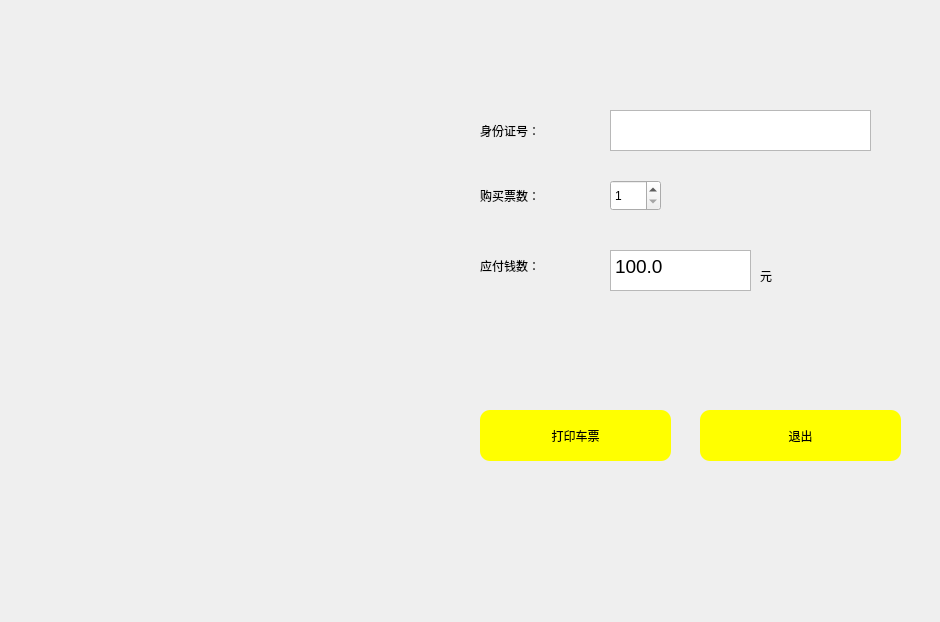
<?xml version="1.0" encoding="UTF-8"?>
<ui version="4.0">
 <class>Sell</class>
 <widget class="QDialog" name="Sell">
  <property name="geometry">
   <rect>
    <x>0</x>
    <y>0</y>
    <width>940</width>
    <height>622</height>
   </rect>
  </property>
  <property name="windowTitle">
   <string>Dialog</string>
  </property>
  <widget class="QLabel" name="label">
   <property name="geometry">
    <rect>
     <x>480</x>
     <y>110</y>
     <width>111</width>
     <height>41</height>
    </rect>
   </property>
   <property name="styleSheet">
    <string notr="true">font: 14pt &quot;楷体&quot;;</string>
   </property>
   <property name="text">
    <string>身份证号：</string>
   </property>
  </widget>
  <widget class="QSpinBox" name="ticketnum">
   <property name="geometry">
    <rect>
     <x>610</x>
     <y>180</y>
     <width>51</width>
     <height>31</height>
    </rect>
   </property>
   <property name="styleSheet">
    <string notr="true">font: 14pt &quot;Times New Roman&quot;;</string>
   </property>
   <property name="minimum">
    <number>1</number>
   </property>
  </widget>
  <widget class="QLabel" name="label_2">
   <property name="geometry">
    <rect>
     <x>480</x>
     <y>180</y>
     <width>111</width>
     <height>31</height>
    </rect>
   </property>
   <property name="styleSheet">
    <string notr="true">font: 14pt &quot;楷体&quot;;</string>
   </property>
   <property name="text">
    <string>购买票数：</string>
   </property>
  </widget>
  <widget class="QTextEdit" name="credit">
   <property name="geometry">
    <rect>
     <x>610</x>
     <y>110</y>
     <width>261</width>
     <height>41</height>
    </rect>
   </property>
   <property name="styleSheet">
    <string notr="true">font: 14pt &quot;Times New Roman&quot;;</string>
   </property>
   <property name="html">
    <string>&lt;!DOCTYPE HTML PUBLIC &quot;-//W3C//DTD HTML 4.0//EN&quot; &quot;http://www.w3.org/TR/REC-html40/strict.dtd&quot;&gt;
&lt;html&gt;&lt;head&gt;&lt;meta name=&quot;qrichtext&quot; content=&quot;1&quot; /&gt;&lt;style type=&quot;text/css&quot;&gt;
p, li { white-space: pre-wrap; }
&lt;/style&gt;&lt;/head&gt;&lt;body style=&quot; font-family:'Times New Roman'; font-size:14pt; font-weight:400; font-style:normal;&quot;&gt;
&lt;p style=&quot;-qt-paragraph-type:empty; margin-top:0px; margin-bottom:0px; margin-left:0px; margin-right:0px; -qt-block-indent:0; text-indent:0px; font-family:'微软雅黑';&quot;&gt;&lt;br /&gt;&lt;/p&gt;&lt;/body&gt;&lt;/html&gt;</string>
   </property>
  </widget>
  <widget class="QLabel" name="label_3">
   <property name="geometry">
    <rect>
     <x>480</x>
     <y>250</y>
     <width>111</width>
     <height>31</height>
    </rect>
   </property>
   <property name="styleSheet">
    <string notr="true">font: 14pt &quot;楷体&quot;;</string>
   </property>
   <property name="text">
    <string>应付钱数：</string>
   </property>
  </widget>
  <widget class="QTextEdit" name="sum">
   <property name="geometry">
    <rect>
     <x>610</x>
     <y>250</y>
     <width>141</width>
     <height>41</height>
    </rect>
   </property>
   <property name="styleSheet">
    <string notr="true">font: 14pt &quot;Times New Roman&quot;;</string>
   </property>
   <property name="html">
    <string>&lt;!DOCTYPE HTML PUBLIC &quot;-//W3C//DTD HTML 4.0//EN&quot; &quot;http://www.w3.org/TR/REC-html40/strict.dtd&quot;&gt;
&lt;html&gt;&lt;head&gt;&lt;meta name=&quot;qrichtext&quot; content=&quot;1&quot; /&gt;&lt;style type=&quot;text/css&quot;&gt;
p, li { white-space: pre-wrap; }
&lt;/style&gt;&lt;/head&gt;&lt;body style=&quot; font-family:'Times New Roman'; font-size:14pt; font-weight:400; font-style:normal;&quot;&gt;
&lt;p style=&quot; margin-top:0px; margin-bottom:0px; margin-left:0px; margin-right:0px; -qt-block-indent:0; text-indent:0px;&quot;&gt;&lt;span style=&quot; font-family:'微软雅黑';&quot;&gt;100.0&lt;/span&gt;&lt;/p&gt;&lt;/body&gt;&lt;/html&gt;</string>
   </property>
  </widget>
  <widget class="QLabel" name="label_4">
   <property name="geometry">
    <rect>
     <x>760</x>
     <y>260</y>
     <width>51</width>
     <height>31</height>
    </rect>
   </property>
   <property name="styleSheet">
    <string notr="true">font: 14pt &quot;楷体&quot;;</string>
   </property>
   <property name="text">
    <string>元</string>
   </property>
  </widget>
  <widget class="QPushButton" name="print">
   <property name="geometry">
    <rect>
     <x>480</x>
     <y>410</y>
     <width>191</width>
     <height>51</height>
    </rect>
   </property>
   <property name="styleSheet">
    <string notr="true">QPushButton{
border-style:outset;
font: 16pt &quot;楷体&quot;;
background-color: rgb(255, 255, 0);
border-radius:10px;
}
QPushButton:pressed{
border-style:inset;
border-radius:10px;
background-color:rgb(255, 255, 255);
font: 16pt &quot;楷体&quot;;
}</string>
   </property>
   <property name="text">
    <string>打印车票</string>
   </property>
  </widget>
  <widget class="QPushButton" name="execbtn">
   <property name="geometry">
    <rect>
     <x>700</x>
     <y>410</y>
     <width>201</width>
     <height>51</height>
    </rect>
   </property>
   <property name="styleSheet">
    <string notr="true">QPushButton{
border-style:outset;
font: 16pt &quot;楷体&quot;;
background-color: rgb(255, 255, 0);
border-radius:10px;
}
QPushButton:pressed{
border-style:inset;
border-radius:10px;
background-color:rgb(255, 255, 255);
font: 16pt &quot;楷体&quot;;
}</string>
   </property>
   <property name="text">
    <string>退出</string>
   </property>
  </widget>
  <widget class="QWidget" name="widget" native="true">
   <property name="geometry">
    <rect>
     <x>0</x>
     <y>0</y>
     <width>401</width>
     <height>621</height>
    </rect>
   </property>
   <property name="styleSheet">
    <string notr="true">border-image: url(:/bg7.jpg);</string>
   </property>
  </widget>
 </widget>
 <resources/>
 <connections>
  <connection>
   <sender>print</sender>
   <signal>clicked()</signal>
   <receiver>Sell</receiver>
   <slot>printticket()</slot>
   <hints>
    <hint type="sourcelabel">
     <x>383</x>
     <y>226</y>
    </hint>
    <hint type="destinationlabel">
     <x>333</x>
     <y>233</y>
    </hint>
   </hints>
  </connection>
  <connection>
   <sender>execbtn</sender>
   <signal>clicked()</signal>
   <receiver>Sell</receiver>
   <slot>exec1()</slot>
   <hints>
    <hint type="sourcelabel">
     <x>414</x>
     <y>264</y>
    </hint>
    <hint type="destinationlabel">
     <x>343</x>
     <y>264</y>
    </hint>
   </hints>
  </connection>
 </connections>
 <slots>
  <slot>printticket()</slot>
  <slot>exec1()</slot>
 </slots>
</ui>
